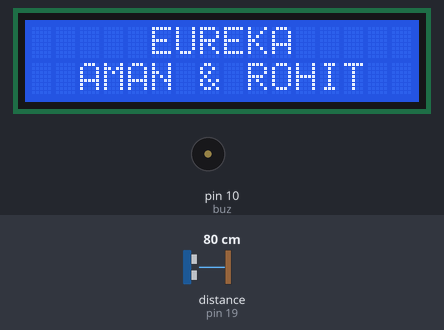
This sketch was run on a simulated Arduino Uno, built with avr-gcc and run on an emulated ATmega328P. Parts: 16×2 character LCD, buzzer (waves = sounding, pin HIGH). Wiring (inferred from the names in the program): ultrasonic range finder: trigger pin 18; echo pin 19. The test bench sets the inputs (shaded band); at power-on: distance to the obstacle (sensor on pin 19) 80 cm. The echo pulse lasts 58.3 µs per cm; pins used as bus, display or sensor lines are not drawn.

Above: at 2.1 s.
At 5.2 s:
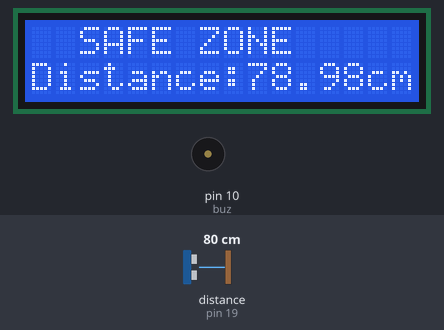
5.3 s: distance to the obstacle (sensor on pin 19) set to 12 cm
At 6.9 s:
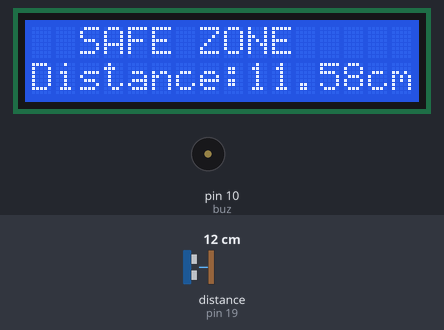
9.4 s: distance to the obstacle (sensor on pin 19) set to 9 cm
At 10.7 s:
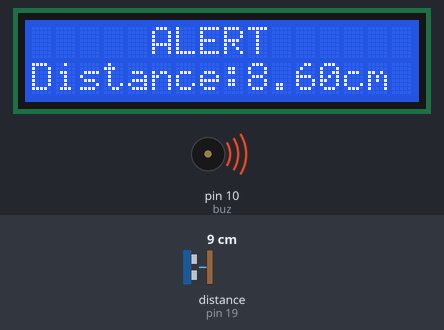
11.6 s: distance to the obstacle (sensor on pin 19) set to 2 cm
At 15.3 s:
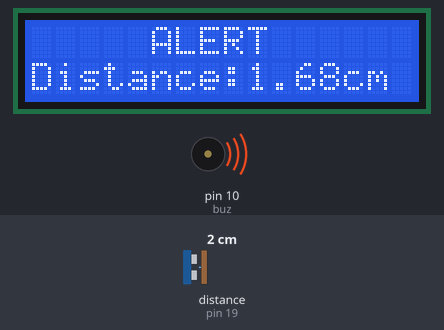
Timing chart, 0 to 16.8 s (numbered marks = the images above; inputs shaded):
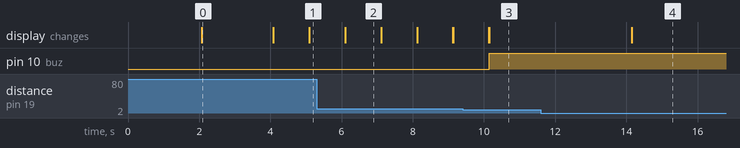

The sketch:

sourcecode.ino
```cpp
#include <LiquidCrystal.h>

#define trigger 18
#define echo 19
int buz=10;

LiquidCrystal lcd(12,11,5,4,3,2);

float time=0,distance=0;

void setup()
{
 lcd.begin(16,2);
 pinMode(buz,OUTPUT);
 digitalWrite(buz,LOW);
 pinMode(trigger,OUTPUT);
 pinMode(echo,INPUT);
 lcd.print("Ultra Sonic");
 lcd.setCursor(0,2);
 lcd.print("Distance Meter");
 delay(2000);
 lcd.clear();
 lcd.print("     EUREKA");
 lcd.setCursor(0,2);
 lcd.print("  AMAN & ROHIT");
 delay(2000);
}

void loop()
{
 lcd.clear();
 digitalWrite(trigger,LOW);
 delayMicroseconds(2);
 digitalWrite(trigger,HIGH);
 delayMicroseconds(10);
 digitalWrite(trigger,LOW);
 delayMicroseconds(2);
 time=pulseIn(echo,HIGH);
 distance=time*340/20000;
 lcd.clear();
/* lcd.print("Distance:");
 lcd.print(distance);
 lcd.print("cm");
 lcd.setCursor(0,1);
 lcd.print("Distance:");
 lcd.print(distance/100);
 lcd.print("m");*/
 if(distance < 10)
 {
    digitalWrite(buz,HIGH);
    lcd.print("     ALERT");
    lcd.setCursor(0,1);
    lcd.print("Distance:");
    lcd.print(distance);
    lcd.print("cm");
    delay(3000);
 }
 else
 {
    digitalWrite(buz,LOW);
    lcd.print("  SAFE ZONE");
    lcd.setCursor(0,1);
    lcd.print("Distance:");
    lcd.print(distance);
    lcd.print("cm");
 }
 delay(1000);
}
```

Measured:
- the behaviour switches between 11 and 10 cm on distance to the obstacle (sensor on pin 19) (found by bisection; images 2 and 3)
- after the input at 5.3 s, the display: first differs from a run without the input after 0.81 s (image 2)
- after the input at 9.4 s, pin 10 (buz): LOW → HIGH after 0.74 s; the display: first differs from a run without the input after 0.75 s (image 3)
- what the display in image 0 shows lasts 2.0 s, from 2.1 s to 4.1 s
- what the display in image 2 shows lasts 1.0 s, from 6.1 s to 7.1 s
